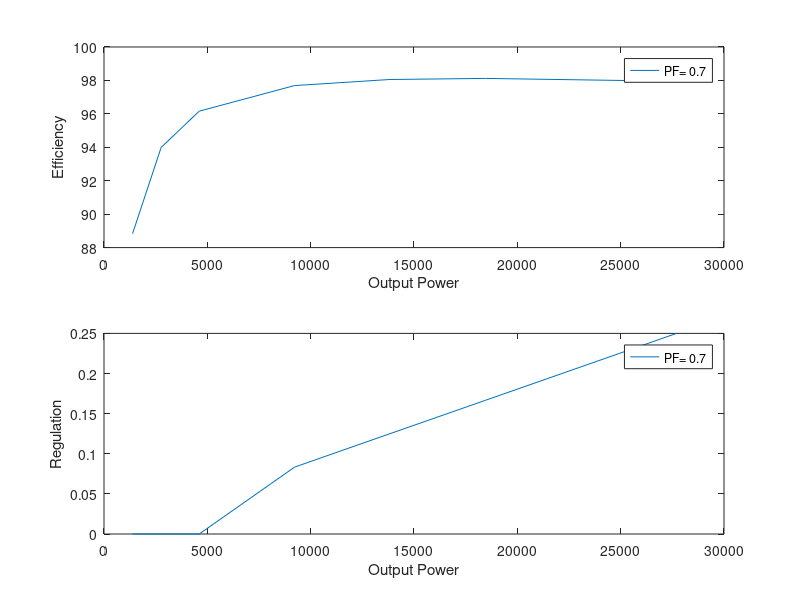

Recreate this plot in MATLAB.
Isc = 207.4;
IL = [8.225, 16.45, 27.43, 54.88, 82.35,109.9, 164.9];
vL= [240, 240, 240, 240.2, 240.3, 240.4, 240.6];
Po = 240*IL*0.7;
Psc=644.9;
Woc=172.7;
Voc = 240;
Wsc = ((IL/Isc).^2)*Psc;
Wt = Woc + Wsc;
Pi = Po + Wt;
eff = 100*(Po./Pi);
regulation= (Voc- vL)./Voc *100;
VR = -1*regulation;
subplot(2,1,1)
plot(Po,eff);
legend("PF= 0.7");
xlabel('Output Power');
ylabel('Efficiency');
subplot(2,1,2)
plot(Po,VR);
xlabel('Output Power');
ylabel('Regulation');
legend("PF= 0.7");
%pf = 0.7